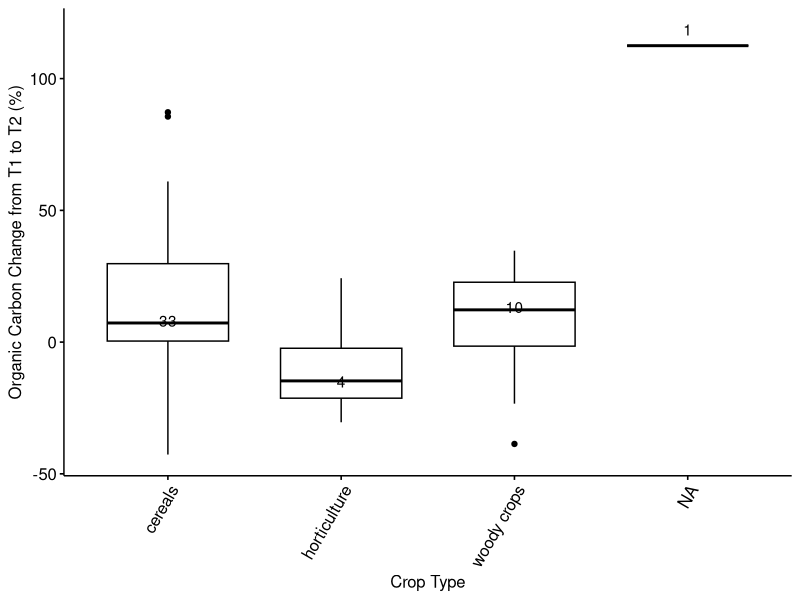
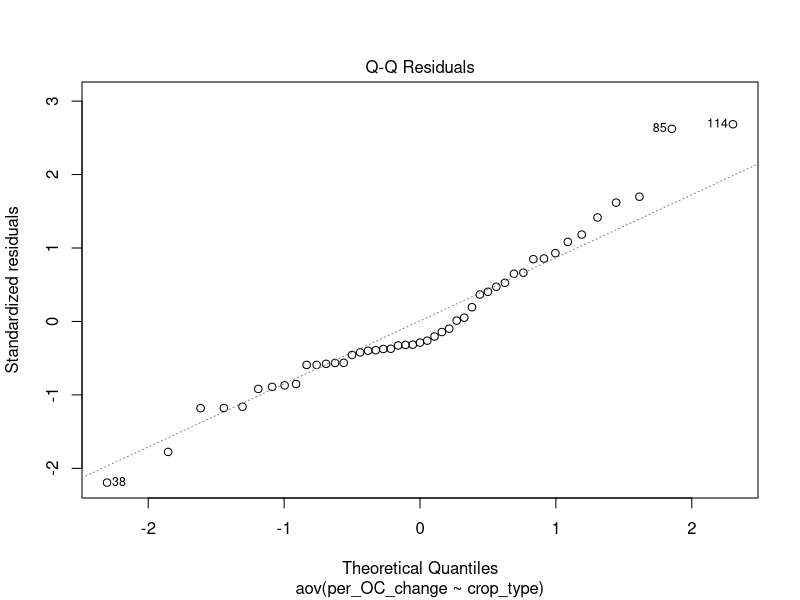
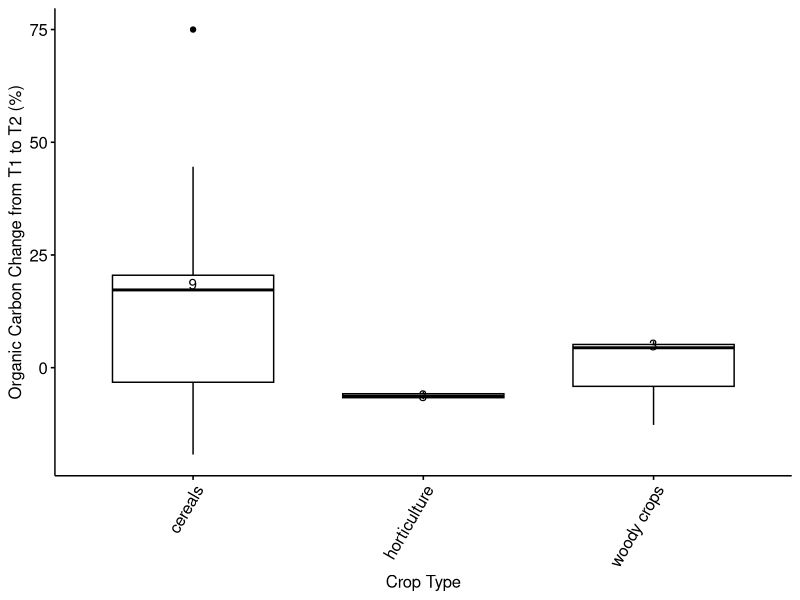
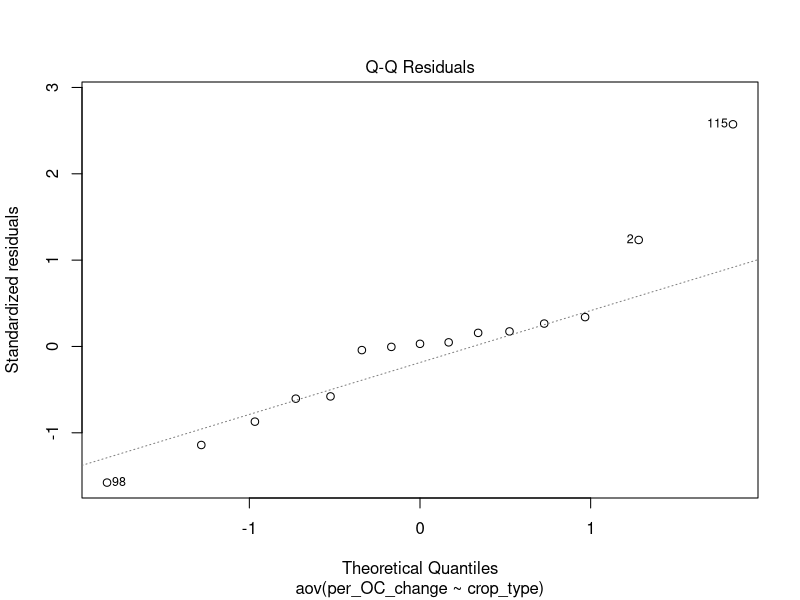
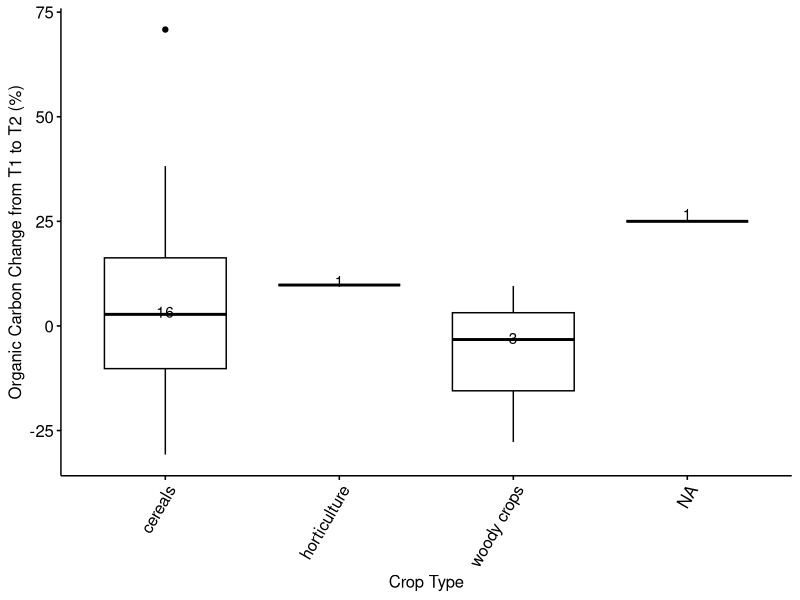
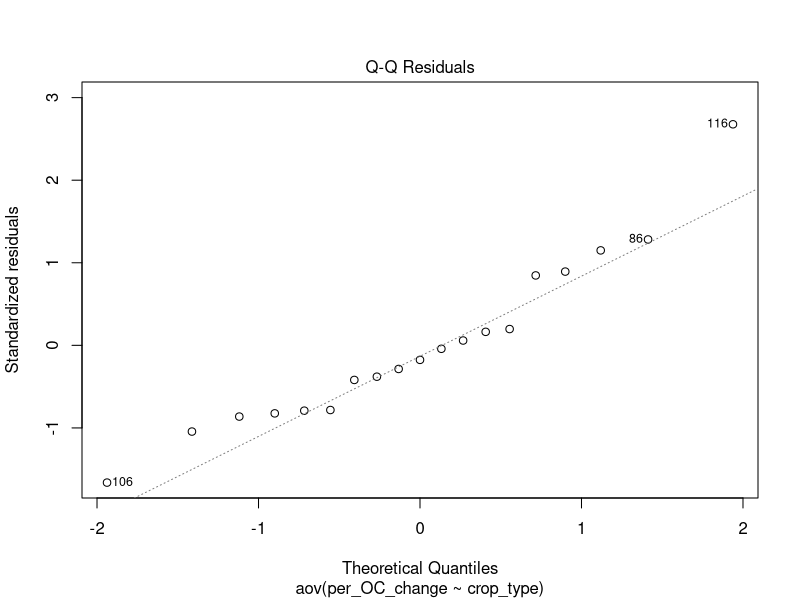
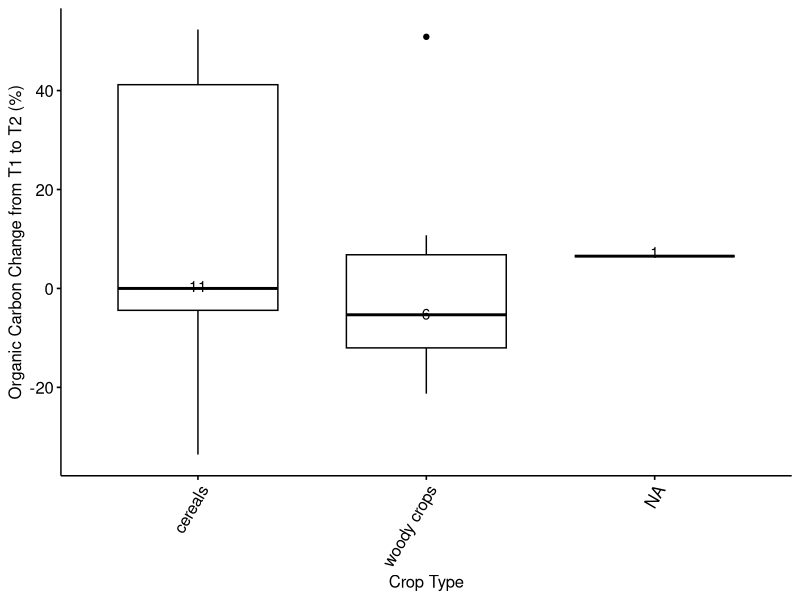
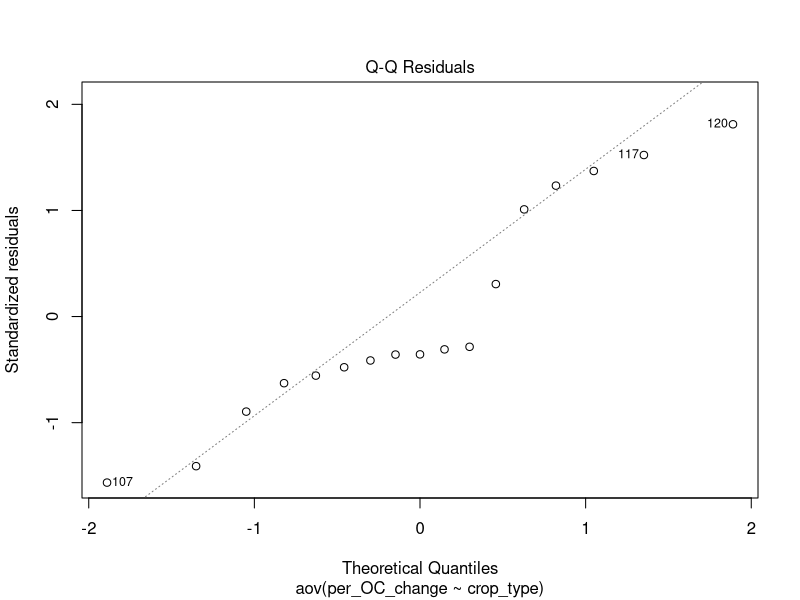

The R script that drew these images, in order:
## ---- chunk 1
# Load dataset
suppressWarnings(suppressMessages({
    library(tidyverse)
    library(ggpubr)
}))
## ---- chunk 2
# Load dataset
suppressWarnings(suppressMessages({
    datacsv <- read_csv("datasets/irrt1vt2_estBD_mar27.csv")
    dataset <- data.frame(datacsv)
}))
## ---- chunk 3
# Remove outliers
temp_dataset <- split(dataset, dataset$ref_num=="24")
dataset <- temp_dataset$'FALSE'

temp_dataset <- split(dataset, dataset$ref_num=="19")
dataset <- temp_dataset$'FALSE'
## ---- chunk 4
# Factor whole dataset
dataset[sapply(dataset, is.character)] <- lapply(dataset[sapply(dataset, is.character)], as.factor)

# Store rows without N+ and N- pairings in a temporary variable
tempData1a <- split(dataset, dataset$N_pair=="no")
dataseta <- tempData1a$'TRUE'

# For rows that do have a N+ and N- paring, store only the N- rows in a temporary variable
tempData1b <- split(dataset, dataset$N_pair_state=="N+")
datasetb <- tempData1b$'FALSE'

# Combine the two temporary variables into a unified dataset without the N+ treatments where such pairings exist in the dataset
dataset <- rbind(dataseta, datasetb)

# Separate out the 0 - 10 cm depth incrememt
tempData2 <- split(dataset, dataset$depth_cat_2=="0-10cm")
depth_10 <- tempData2$'TRUE'

# Separate out the 10 - 20 cm depth incrememt
tempData2 <- split(dataset, dataset$depth_cat_2=="10-20cm")
depth_20 <- tempData2$'TRUE'

# Separate out the 20 - 30 cm depth incrememt
tempData2 <- split(dataset, dataset$depth_cat_2=="20-30cm")
depth_30 <- tempData2$'TRUE'

# Separate out the 30+ cm depth incrememt
tempData2 <- split(dataset, dataset$depth_cat_2=="30+cm")
depth_30p <- tempData2$'TRUE'
## ---- chunk 5
# function for number of observations 
give.n <- function(x){
  return(c(y = median(x)*1.05, label = length(x))) 
  # experiment with the multiplier to find the perfect position
}

# function for mean labels
mean.n <- function(x){
  return(c(y = median(x)*0.97, label = round(mean(x),2))) 
  # experiment with the multiplier to find the perfect position
}
## ---- chunk 6
# Boxplot to visualize the average percent change for each crop type category
p <- ggboxplot(depth_10, x="crop_type", y="per_OC_change", 
          #color = "depth_cat_2", palette = c("#00AFBB", "#E7B800", "#71f442", "#fc79e6"),
          ylab = "Organic Carbon Change from T1 to T2 (%)", xlab = "Crop Type")
p + stat_summary(fun.data = give.n, geom = "text", fun = median, position = position_nudge(y = 0.5)) + theme(axis.text.x = element_text(angle = 60, hjust = 1))
## ---- chunk 7
aov_0_10_per_C <- aov(per_OC_change ~ crop_type, data = depth_10)
summary(aov_0_10_per_C)
plot(aov_0_10_per_C, 2)

TukeyHSD(aov_0_10_per_C)
## ---- chunk 8
# Boxplot to visualize the average percent change for each crop type category
p2 <- ggboxplot(depth_20, x="crop_type", y="per_OC_change", 
          #color = "depth_cat_2", palette = c("#00AFBB", "#E7B800", "#71f442", "#fc79e6"),
          ylab = "Organic Carbon Change from T1 to T2 (%)", xlab = "Crop Type")
p2 + stat_summary(fun.data = give.n, geom = "text", fun = median, position = position_nudge(y = 0.5)) + theme(axis.text.x = element_text(angle = 60, hjust = 1))
## ---- chunk 9
aov_10_20_per_C <- aov(per_OC_change ~ crop_type, data = depth_20)
summary(aov_10_20_per_C)
plot(aov_10_20_per_C, 2)

TukeyHSD(aov_10_20_per_C)
## ---- chunk 10
# Boxplot to visualize the average percent change for each crop type category
p3 <- ggboxplot(depth_30, x="crop_type", y="per_OC_change", 
          #color = "depth_cat_2", palette = c("#00AFBB", "#E7B800", "#71f442", "#fc79e6"),
          ylab = "Organic Carbon Change from T1 to T2 (%)", xlab = "Crop Type")
p3 + stat_summary(fun.data = give.n, geom = "text", fun = median, position = position_nudge(y = 0.5)) + theme(axis.text.x = element_text(angle = 60, hjust = 1))
## ---- chunk 11
aov_20_30_per_C <- aov(per_OC_change ~ crop_type, data = depth_30)
summary(aov_20_30_per_C)
plot(aov_20_30_per_C, 2)

TukeyHSD(aov_20_30_per_C)
## ---- chunk 12
# Boxplot to visualize the average percent change for each crop type category
p4 <- ggboxplot(depth_30p, x="crop_type", y="per_OC_change", 
          #color = "depth_cat_2", palette = c("#00AFBB", "#E7B800", "#71f442", "#fc79e6"),
          ylab = "Organic Carbon Change from T1 to T2 (%)", xlab = "Crop Type")
p4 + stat_summary(fun.data = give.n, geom = "text", fun = median, position = position_nudge(y = 0.5)) + theme(axis.text.x = element_text(angle = 60, hjust = 1))
## ---- chunk 13
aov_30p_per_C <- aov(per_OC_change ~ crop_type, data = depth_30p)
summary(aov_30p_per_C)
plot(aov_30p_per_C, 2)

TukeyHSD(aov_30p_per_C)
## ---- chunk 14
# Boxplot to visualize the average percent change for each crop type category
p5 <- ggboxplot(dataset, x="crop_type", y="per_OC_change", 
          color = "depth_cat_2", palette = c("#00AFBB", "#E7B800", "#71f442", "#fc79e6"),
          ylab = "Organic Carbon Change from T1 to T2 (%)", xlab = "Crop Type")
p5 + stat_summary(fun.data = give.n, geom = "text", fun = median, position = position_nudge(y = 0.5)) + theme(axis.text.x = element_text(angle = 60, hjust = 1))
